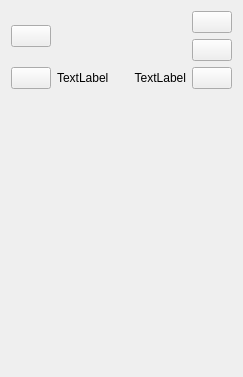
<?xml version="1.0" encoding="UTF-8"?>
<ui version="4.0">
 <class>BaseNodeUI</class>
 <widget class="QWidget" name="BaseNodeUI">
  <property name="geometry">
   <rect>
    <x>0</x>
    <y>0</y>
    <width>243</width>
    <height>377</height>
   </rect>
  </property>
  <property name="windowTitle">
   <string>Form</string>
  </property>
  <layout class="QGridLayout" name="gridLayout">
   <item row="0" column="0" colspan="2">
    <layout class="QHBoxLayout" name="horizontalLayout_3">
     <item>
      <layout class="QVBoxLayout" name="lytExecsIn">
       <item>
        <widget class="QPushButton" name="pushButton_5">
         <property name="text">
          <string/>
         </property>
        </widget>
       </item>
      </layout>
     </item>
     <item>
      <spacer name="horizontalSpacer">
       <property name="orientation">
        <enum>Qt::Horizontal</enum>
       </property>
       <property name="sizeHint" stdset="0">
        <size>
         <width>40</width>
         <height>20</height>
        </size>
       </property>
      </spacer>
     </item>
     <item>
      <layout class="QVBoxLayout" name="lytExecsOut">
       <item>
        <widget class="QPushButton" name="pushButton_3">
         <property name="text">
          <string/>
         </property>
        </widget>
       </item>
       <item>
        <widget class="QPushButton" name="pushButton_4">
         <property name="text">
          <string/>
         </property>
        </widget>
       </item>
      </layout>
     </item>
    </layout>
   </item>
   <item row="1" column="0">
    <layout class="QVBoxLayout" name="verticalLayout">
     <item>
      <layout class="QHBoxLayout" name="lyt">
       <item>
        <widget class="QPushButton" name="pushButton">
         <property name="sizePolicy">
          <sizepolicy hsizetype="Maximum" vsizetype="Fixed">
           <horstretch>0</horstretch>
           <verstretch>0</verstretch>
          </sizepolicy>
         </property>
         <property name="text">
          <string/>
         </property>
        </widget>
       </item>
       <item>
        <widget class="QLabel" name="label">
         <property name="text">
          <string>TextLabel</string>
         </property>
        </widget>
       </item>
      </layout>
     </item>
     <item>
      <spacer name="verticalSpacer_2">
       <property name="orientation">
        <enum>Qt::Vertical</enum>
       </property>
       <property name="sizeHint" stdset="0">
        <size>
         <width>20</width>
         <height>40</height>
        </size>
       </property>
      </spacer>
     </item>
    </layout>
   </item>
   <item row="1" column="1">
    <layout class="QVBoxLayout" name="verticalLayout_2">
     <item>
      <layout class="QHBoxLayout" name="horizontalLayout_2">
       <item>
        <widget class="QLabel" name="label_2">
         <property name="text">
          <string>TextLabel</string>
         </property>
         <property name="alignment">
          <set>Qt::AlignRight|Qt::AlignTrailing|Qt::AlignVCenter</set>
         </property>
        </widget>
       </item>
       <item>
        <widget class="QPushButton" name="pushButton_2">
         <property name="sizePolicy">
          <sizepolicy hsizetype="Maximum" vsizetype="Fixed">
           <horstretch>0</horstretch>
           <verstretch>0</verstretch>
          </sizepolicy>
         </property>
         <property name="text">
          <string/>
         </property>
        </widget>
       </item>
      </layout>
     </item>
     <item>
      <spacer name="verticalSpacer">
       <property name="orientation">
        <enum>Qt::Vertical</enum>
       </property>
       <property name="sizeHint" stdset="0">
        <size>
         <width>20</width>
         <height>40</height>
        </size>
       </property>
      </spacer>
     </item>
    </layout>
   </item>
  </layout>
 </widget>
 <resources/>
 <connections/>
</ui>
